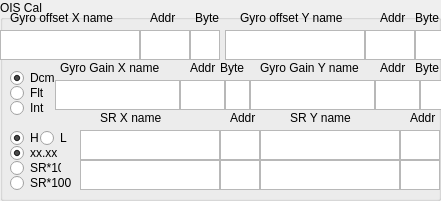
    <widget class="QGroupBox" name="groupBox_13">
     <property name="geometry">
      <rect>
       <x>0</x>
       <y>390</y>
       <width>441</width>
       <height>201</height>
      </rect>
     </property>
     <property name="title">
      <string>OIS Cal</string>
     </property>
     <widget class="QTextEdit" name="OIS_data31">
      <property name="geometry">
       <rect>
        <x>55</x>
        <y>80</y>
        <width>125</width>
        <height>30</height>
       </rect>
      </property>
     </widget>
     <widget class="QTextEdit" name="OIS_data21">
      <property name="geometry">
       <rect>
        <x>225</x>
        <y>30</y>
        <width>140</width>
        <height>30</height>
       </rect>
      </property>
     </widget>
     <widget class="QTextEdit" name="OIS_data42">
      <property name="geometry">
       <rect>
        <x>375</x>
        <y>80</y>
        <width>45</width>
        <height>30</height>
       </rect>
      </property>
     </widget>
     <widget class="QTextEdit" name="OIS_data62">
      <property name="geometry">
       <rect>
        <x>400</x>
        <y>130</y>
        <width>40</width>
        <height>30</height>
       </rect>
      </property>
     </widget>
     <widget class="QTextEdit" name="OIS_data51">
      <property name="geometry">
       <rect>
        <x>80</x>
        <y>130</y>
        <width>140</width>
        <height>30</height>
       </rect>
      </property>
     </widget>
     <widget class="QTextEdit" name="OIS_data12">
      <property name="geometry">
       <rect>
        <x>140</x>
        <y>30</y>
        <width>50</width>
        <height>30</height>
       </rect>
      </property>
     </widget>
     <widget class="QTextEdit" name="OIS_data22">
      <property name="geometry">
       <rect>
        <x>365</x>
        <y>30</y>
        <width>50</width>
        <height>30</height>
       </rect>
      </property>
     </widget>
     <widget class="QTextEdit" name="OIS_data11">
      <property name="geometry">
       <rect>
        <x>0</x>
        <y>30</y>
        <width>140</width>
        <height>30</height>
       </rect>
      </property>
     </widget>
     <widget class="QTextEdit" name="OIS_data32">
      <property name="geometry">
       <rect>
        <x>180</x>
        <y>80</y>
        <width>45</width>
        <height>30</height>
       </rect>
      </property>
     </widget>
     <widget class="QTextEdit" name="OIS_data41">
      <property name="geometry">
       <rect>
        <x>250</x>
        <y>80</y>
        <width>125</width>
        <height>30</height>
       </rect>
      </property>
     </widget>
     <widget class="QTextEdit" name="OIS_data61">
      <property name="geometry">
       <rect>
        <x>260</x>
        <y>130</y>
        <width>140</width>
        <height>30</height>
       </rect>
      </property>
     </widget>
     <widget class="QTextEdit" name="OIS_data52">
      <property name="geometry">
       <rect>
        <x>220</x>
        <y>130</y>
        <width>40</width>
        <height>30</height>
       </rect>
      </property>
     </widget>
     <widget class="QTextEdit" name="OIS_data13">
      <property name="geometry">
       <rect>
        <x>190</x>
        <y>30</y>
        <width>30</width>
        <height>30</height>
       </rect>
      </property>
     </widget>
     <widget class="QTextEdit" name="OIS_data23">
      <property name="geometry">
       <rect>
        <x>415</x>
        <y>30</y>
        <width>30</width>
        <height>30</height>
       </rect>
      </property>
     </widget>
     <widget class="QLabel" name="label_92">
      <property name="geometry">
       <rect>
        <x>10</x>
        <y>10</y>
        <width>121</width>
        <height>16</height>
       </rect>
      </property>
      <property name="text">
       <string>Gyro offset X name</string>
      </property>
     </widget>
     <widget class="QLabel" name="label_93">
      <property name="geometry">
       <rect>
        <x>240</x>
        <y>10</y>
        <width>121</width>
        <height>16</height>
       </rect>
      </property>
      <property name="text">
       <string>Gyro offset Y name</string>
      </property>
     </widget>
     <widget class="QLabel" name="label_94">
      <property name="geometry">
       <rect>
        <x>415</x>
        <y>10</y>
        <width>31</width>
        <height>16</height>
       </rect>
      </property>
      <property name="text">
       <string>Byte</string>
      </property>
     </widget>
     <widget class="QLabel" name="label_95">
      <property name="geometry">
       <rect>
        <x>150</x>
        <y>10</y>
        <width>31</width>
        <height>16</height>
       </rect>
      </property>
      <property name="text">
       <string>Addr</string>
      </property>
     </widget>
     <widget class="QLabel" name="label_96">
      <property name="geometry">
       <rect>
        <x>195</x>
        <y>10</y>
        <width>31</width>
        <height>16</height>
       </rect>
      </property>
      <property name="text">
       <string>Byte</string>
      </property>
     </widget>
     <widget class="QLabel" name="label_97">
      <property name="geometry">
       <rect>
        <x>380</x>
        <y>10</y>
        <width>31</width>
        <height>16</height>
       </rect>
      </property>
      <property name="text">
       <string>Addr</string>
      </property>
     </widget>
     <widget class="QLabel" name="label_98">
      <property name="geometry">
       <rect>
        <x>60</x>
        <y>60</y>
        <width>101</width>
        <height>16</height>
       </rect>
      </property>
      <property name="text">
       <string>Gyro Gain X name</string>
      </property>
     </widget>
     <widget class="QLabel" name="label_99">
      <property name="geometry">
       <rect>
        <x>260</x>
        <y>60</y>
        <width>101</width>
        <height>16</height>
       </rect>
      </property>
      <property name="text">
       <string>Gyro Gain Y name</string>
      </property>
     </widget>
     <widget class="QLabel" name="label_100">
      <property name="geometry">
       <rect>
        <x>190</x>
        <y>60</y>
        <width>31</width>
        <height>16</height>
       </rect>
      </property>
      <property name="text">
       <string>Addr</string>
      </property>
     </widget>
     <widget class="QLabel" name="label_101">
      <property name="geometry">
       <rect>
        <x>380</x>
        <y>60</y>
        <width>31</width>
        <height>16</height>
       </rect>
      </property>
      <property name="text">
       <string>Addr</string>
      </property>
     </widget>
     <widget class="QLabel" name="label_102">
      <property name="geometry">
       <rect>
        <x>100</x>
        <y>110</y>
        <width>71</width>
        <height>16</height>
       </rect>
      </property>
      <property name="text">
       <string>SR X name</string>
      </property>
     </widget>
     <widget class="QLabel" name="label_103">
      <property name="geometry">
       <rect>
        <x>290</x>
        <y>110</y>
        <width>61</width>
        <height>16</height>
       </rect>
      </property>
      <property name="text">
       <string>SR Y name</string>
      </property>
     </widget>
     <widget class="QLabel" name="label_115">
      <property name="geometry">
       <rect>
        <x>230</x>
        <y>110</y>
        <width>31</width>
        <height>16</height>
       </rect>
      </property>
      <property name="text">
       <string>Addr</string>
      </property>
     </widget>
     <widget class="QLabel" name="label_116">
      <property name="geometry">
       <rect>
        <x>410</x>
        <y>110</y>
        <width>31</width>
        <height>16</height>
       </rect>
      </property>
      <property name="text">
       <string>Addr</string>
      </property>
     </widget>
     <widget class="QRadioButton" name="gyro_dec">
      <property name="geometry">
       <rect>
        <x>10</x>
        <y>70</y>
        <width>71</width>
        <height>16</height>
       </rect>
      </property>
      <property name="text">
       <string>Dcm</string>
      </property>
      <property name="checked">
       <bool>true</bool>
      </property>
      <attribute name="buttonGroup">
       <string notr="true">buttonGroup_15</string>
      </attribute>
     </widget>
     <widget class="QRadioButton" name="gyro_float">
      <property name="geometry">
       <rect>
        <x>10</x>
        <y>85</y>
        <width>61</width>
        <height>16</height>
       </rect>
      </property>
      <property name="text">
       <string>Flt</string>
      </property>
      <attribute name="buttonGroup">
       <string notr="true">buttonGroup_15</string>
      </attribute>
     </widget>
     <widget class="QRadioButton" name="sr_hl">
      <property name="geometry">
       <rect>
        <x>10</x>
        <y>145</y>
        <width>51</width>
        <height>16</height>
       </rect>
      </property>
      <property name="text">
       <string>xx.xx</string>
      </property>
      <property name="checked">
       <bool>true</bool>
      </property>
      <attribute name="buttonGroup">
       <string notr="true">buttonGroup_16</string>
      </attribute>
     </widget>
     <widget class="QRadioButton" name="sr_hex">
      <property name="geometry">
       <rect>
        <x>10</x>
        <y>160</y>
        <width>51</width>
        <height>16</height>
       </rect>
      </property>
      <property name="text">
       <string>SR*10</string>
      </property>
      <attribute name="buttonGroup">
       <string notr="true">buttonGroup_16</string>
      </attribute>
     </widget>
     <widget class="QTextEdit" name="OIS_data71">
      <property name="geometry">
       <rect>
        <x>80</x>
        <y>160</y>
        <width>140</width>
        <height>30</height>
       </rect>
      </property>
     </widget>
     <widget class="QTextEdit" name="OIS_data82">
      <property name="geometry">
       <rect>
        <x>400</x>
        <y>160</y>
        <width>40</width>
        <height>30</height>
       </rect>
      </property>
     </widget>
     <widget class="QTextEdit" name="OIS_data72">
      <property name="geometry">
       <rect>
        <x>220</x>
        <y>160</y>
        <width>40</width>
        <height>30</height>
       </rect>
      </property>
     </widget>
     <widget class="QTextEdit" name="OIS_data81">
      <property name="geometry">
       <rect>
        <x>260</x>
        <y>160</y>
        <width>140</width>
        <height>30</height>
       </rect>
      </property>
     </widget>
     <widget class="QRadioButton" name="gyro_int">
      <property name="geometry">
       <rect>
        <x>10</x>
        <y>100</y>
        <width>51</width>
        <height>16</height>
       </rect>
      </property>
      <property name="text">
       <string>Int</string>
      </property>
      <attribute name="buttonGroup">
       <string notr="true">buttonGroup_15</string>
      </attribute>
     </widget>
     <widget class="QTextEdit" name="OIS_data33">
      <property name="geometry">
       <rect>
        <x>225</x>
        <y>80</y>
        <width>25</width>
        <height>30</height>
       </rect>
      </property>
     </widget>
     <widget class="QTextEdit" name="OIS_data43">
      <property name="geometry">
       <rect>
        <x>420</x>
        <y>80</y>
        <width>25</width>
        <height>30</height>
       </rect>
      </property>
     </widget>
     <widget class="QLabel" name="label_166">
      <property name="geometry">
       <rect>
        <x>220</x>
        <y>60</y>
        <width>31</width>
        <height>16</height>
       </rect>
      </property>
      <property name="text">
       <string>Byte</string>
      </property>
     </widget>
     <widget class="QLabel" name="label_168">
      <property name="geometry">
       <rect>
        <x>415</x>
        <y>60</y>
        <width>31</width>
        <height>16</height>
       </rect>
      </property>
      <property name="text">
       <string>Byte</string>
      </property>
     </widget>
     <widget class="QRadioButton" name="SR_HL">
      <property name="geometry">
       <rect>
        <x>10</x>
        <y>130</y>
        <width>31</width>
        <height>16</height>
       </rect>
      </property>
      <property name="text">
       <string>H</string>
      </property>
      <property name="checked">
       <bool>true</bool>
      </property>
      <attribute name="buttonGroup">
       <string notr="true">buttonGroup_5</string>
      </attribute>
     </widget>
     <widget class="QRadioButton" name="SR_LH">
      <property name="geometry">
       <rect>
        <x>40</x>
        <y>130</y>
        <width>31</width>
        <height>16</height>
       </rect>
      </property>
      <property name="text">
       <string>L</string>
      </property>
      <attribute name="buttonGroup">
       <string notr="true">buttonGroup_5</string>
      </attribute>
     </widget>
     <widget class="QRadioButton" name="sr100">
      <property name="geometry">
       <rect>
        <x>10</x>
        <y>175</y>
        <width>61</width>
        <height>16</height>
       </rect>
      </property>
      <property name="text">
       <string>SR*100</string>
      </property>
      <attribute name="buttonGroup">
       <string notr="true">buttonGroup_16</string>
      </attribute>
     </widget>
    </widget>
